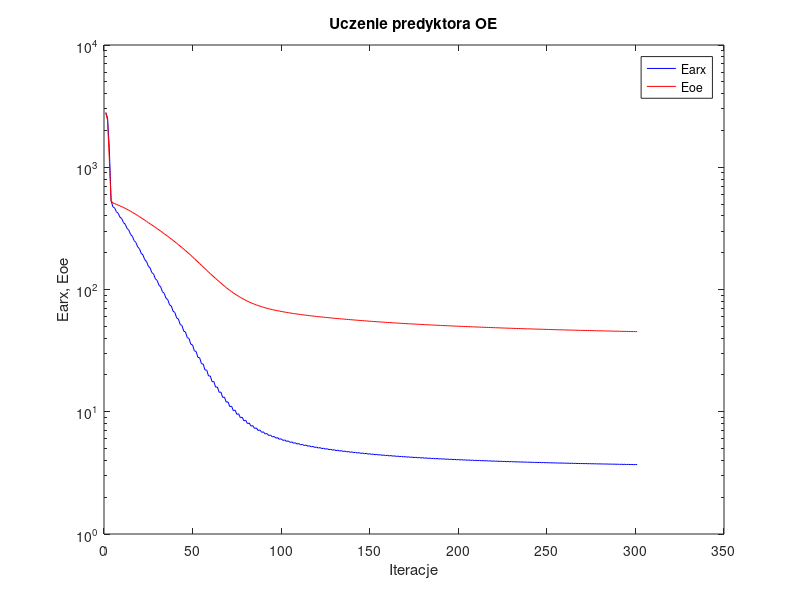
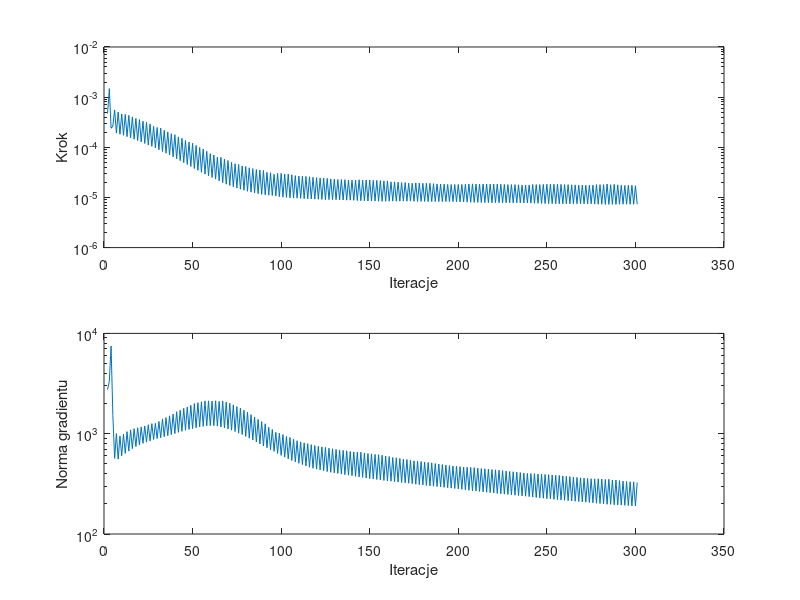

The MATLAB script that drew these images, in order:
%uczenie predyktora oe
clear all;
n=0; farx(n+1)=2.803305e+003; foe(n+1)=2.792894e+003; wspucz(n+1)=0.000000e+000; ng(n+1)=0.000000e+000;
n=1; farx(n+1)=2.543983e+003; foe(n+1)=2.422242e+003; krok(n+1)=4.698408e-004; ng(n+1)=2.754568e+003;
n=2; farx(n+1)=1.421729e+003; foe(n+1)=1.157362e+003; krok(n+1)=1.478815e-003; ng(n+1)=3.317684e+003;
n=3; farx(n+1)=5.335513e+002; foe(n+1)=5.283795e+002; krok(n+1)=2.400073e-004; ng(n+1)=7.485929e+003;
n=4; farx(n+1)=4.746583e+002; foe(n+1)=5.110254e+002; krok(n+1)=2.665380e-004; ng(n+1)=1.513902e+003;
n=5; farx(n+1)=4.655677e+002; foe(n+1)=5.043456e+002; krok(n+1)=5.557084e-004; ng(n+1)=5.675835e+002;
n=6; farx(n+1)=4.322100e+002; foe(n+1)=4.973467e+002; krok(n+1)=1.915864e-004; ng(n+1)=1.002333e+003;
n=7; farx(n+1)=4.201697e+002; foe(n+1)=4.904863e+002; krok(n+1)=5.069434e-004; ng(n+1)=5.576854e+002;
n=8; farx(n+1)=3.906512e+002; foe(n+1)=4.832281e+002; krok(n+1)=1.821736e-004; ng(n+1)=9.474103e+002;
n=9; farx(n+1)=3.802495e+002; foe(n+1)=4.761215e+002; krok(n+1)=4.624551e-004; ng(n+1)=6.036725e+002;
n=10; farx(n+1)=3.526112e+002; foe(n+1)=4.685907e+002; krok(n+1)=1.736749e-004; ng(n+1)=9.895737e+002;
n=11; farx(n+1)=3.420093e+002; foe(n+1)=4.609559e+002; krok(n+1)=4.526501e-004; ng(n+1)=6.355400e+002;
n=12; farx(n+1)=3.160923e+002; foe(n+1)=4.528436e+002; krok(n+1)=1.629504e-004; ng(n+1)=1.048714e+003;
n=13; farx(n+1)=3.058706e+002; foe(n+1)=4.447694e+002; krok(n+1)=4.325367e-004; ng(n+1)=6.704536e+002;
n=14; farx(n+1)=2.819459e+002; foe(n+1)=4.363289e+002; krok(n+1)=1.539526e-004; ng(n+1)=1.091633e+003;
n=15; farx(n+1)=2.727493e+002; foe(n+1)=4.280858e+002; krok(n+1)=4.029366e-004; ng(n+1)=7.101452e+002;
n=16; farx(n+1)=2.509856e+002; foe(n+1)=4.195253e+002; krok(n+1)=1.451493e-004; ng(n+1)=1.121547e+003;
n=17; farx(n+1)=2.427370e+002; foe(n+1)=4.111859e+002; krok(n+1)=3.766475e-004; ng(n+1)=7.444696e+002;
n=18; farx(n+1)=2.231245e+002; foe(n+1)=4.026364e+002; krok(n+1)=1.360048e-004; ng(n+1)=1.146373e+003;
n=19; farx(n+1)=2.155720e+002; foe(n+1)=3.941933e+002; krok(n+1)=3.569431e-004; ng(n+1)=7.712853e+002;
n=20; farx(n+1)=1.978519e+002; foe(n+1)=3.857236e+002; krok(n+1)=1.278270e-004; ng(n+1)=1.169165e+003;
n=21; farx(n+1)=1.914052e+002; foe(n+1)=3.774904e+002; krok(n+1)=3.314503e-004; ng(n+1)=8.011561e+002;
n=22; farx(n+1)=1.754764e+002; foe(n+1)=3.691677e+002; krok(n+1)=1.192523e-004; ng(n+1)=1.193313e+003;
n=23; farx(n+1)=1.697605e+002; foe(n+1)=3.610505e+002; krok(n+1)=3.138904e-004; ng(n+1)=8.238568e+002;
n=24; farx(n+1)=1.553936e+002; foe(n+1)=3.528698e+002; krok(n+1)=1.109357e-004; ng(n+1)=1.228517e+003;
n=25; farx(n+1)=1.504523e+002; foe(n+1)=3.449592e+002; krok(n+1)=2.924655e-004; ng(n+1)=8.467478e+002;
n=26; farx(n+1)=1.375085e+002; foe(n+1)=3.370550e+002; krok(n+1)=1.042068e-004; ng(n+1)=1.259480e+003;
n=27; farx(n+1)=1.336209e+002; foe(n+1)=3.296078e+002; krok(n+1)=2.608382e-004; ng(n+1)=8.761384e+002;
n=28; farx(n+1)=1.221835e+002; foe(n+1)=3.221504e+002; krok(n+1)=9.724199e-005; ng(n+1)=1.271077e+003;
n=29; farx(n+1)=1.187149e+002; foe(n+1)=3.148150e+002; krok(n+1)=2.483498e-004; ng(n+1)=8.943995e+002;
n=30; farx(n+1)=1.084166e+002; foe(n+1)=3.075130e+002; krok(n+1)=8.923578e-005; ng(n+1)=1.324228e+003;
n=31; farx(n+1)=1.051896e+002; foe(n+1)=3.001689e+002; krok(n+1)=2.419195e-004; ng(n+1)=9.088963e+002;
n=32; farx(n+1)=9.573890e+001; foe(n+1)=2.928923e+002; krok(n+1)=8.233132e-005; ng(n+1)=1.405221e+003;
n=33; farx(n+1)=9.318516e+001; foe(n+1)=2.859096e+002; krok(n+1)=2.178332e-004; ng(n+1)=9.342166e+002;
n=34; farx(n+1)=8.476250e+001; foe(n+1)=2.789713e+002; krok(n+1)=7.631158e-005; ng(n+1)=1.446661e+003;
n=35; farx(n+1)=8.260827e+001; foe(n+1)=2.721597e+002; krok(n+1)=2.023685e-004; ng(n+1)=9.551193e+002;
n=36; farx(n+1)=7.500148e+001; foe(n+1)=2.654131e+002; krok(n+1)=7.043991e-005; ng(n+1)=1.507509e+003;
n=37; farx(n+1)=7.324493e+001; foe(n+1)=2.588119e+002; krok(n+1)=1.864752e-004; ng(n+1)=9.795913e+002;
n=38; farx(n+1)=6.641007e+001; foe(n+1)=2.522463e+002; krok(n+1)=6.446963e-005; ng(n+1)=1.570046e+003;
n=39; farx(n+1)=6.484602e+001; foe(n+1)=2.456625e+002; krok(n+1)=1.780999e-004; ng(n+1)=1.002349e+003;
n=40; farx(n+1)=5.859270e+001; foe(n+1)=2.391345e+002; krok(n+1)=5.904045e-005; ng(n+1)=1.657397e+003;
n=41; farx(n+1)=5.737874e+001; foe(n+1)=2.327937e+002; krok(n+1)=1.614953e-004; ng(n+1)=1.031972e+003;
n=42; farx(n+1)=5.178957e+001; foe(n+1)=2.264973e+002; krok(n+1)=5.406937e-005; ng(n+1)=1.714912e+003;
n=43; farx(n+1)=5.075217e+001; foe(n+1)=2.202205e+002; krok(n+1)=1.516248e-004; ng(n+1)=1.055868e+003;
n=44; farx(n+1)=4.567552e+001; foe(n+1)=2.140419e+002; krok(n+1)=4.960813e-005; ng(n+1)=1.792883e+003;
n=45; farx(n+1)=4.491737e+001; foe(n+1)=2.080408e+002; krok(n+1)=1.366331e-004; ng(n+1)=1.083196e+003;
n=46; farx(n+1)=4.038642e+001; foe(n+1)=2.021104e+002; krok(n+1)=4.546123e-005; ng(n+1)=1.847384e+003;
n=47; farx(n+1)=3.977239e+001; foe(n+1)=1.962322e+002; krok(n+1)=1.274265e-004; ng(n+1)=1.103417e+003;
n=48; farx(n+1)=3.569791e+001; foe(n+1)=1.904559e+002; krok(n+1)=4.135969e-005; ng(n+1)=1.919800e+003;
n=49; farx(n+1)=3.518587e+001; foe(n+1)=1.846730e+002; krok(n+1)=1.201924e-004; ng(n+1)=1.122804e+003;
n=50; farx(n+1)=3.149989e+001; foe(n+1)=1.790298e+002; krok(n+1)=3.773212e-005; ng(n+1)=1.998577e+003;
n=51; farx(n+1)=3.113717e+001; foe(n+1)=1.735108e+002; krok(n+1)=1.089132e-004; ng(n+1)=1.146759e+003;
n=52; farx(n+1)=2.786470e+001; foe(n+1)=1.681820e+002; krok(n+1)=3.473178e-005; ng(n+1)=2.038224e+003;
n=53; farx(n+1)=2.763573e+001; foe(n+1)=1.629699e+002; krok(n+1)=9.921626e-005; ng(n+1)=1.170238e+003;
n=54; farx(n+1)=2.473025e+001; foe(n+1)=1.579174e+002; krok(n+1)=3.176034e-005; ng(n+1)=2.081306e+003;
n=55; farx(n+1)=2.456245e+001; foe(n+1)=1.529133e+002; krok(n+1)=9.242591e-005; ng(n+1)=1.183428e+003;
n=56; farx(n+1)=2.197040e+001; foe(n+1)=1.481339e+002; krok(n+1)=2.921834e-005; ng(n+1)=2.121340e+003;
n=57; farx(n+1)=2.189760e+001; foe(n+1)=1.435023e+002; krok(n+1)=8.312662e-005; ng(n+1)=1.196736e+003;
n=58; farx(n+1)=1.961515e+001; foe(n+1)=1.391030e+002; krok(n+1)=2.713913e-005; ng(n+1)=2.124951e+003;
n=59; farx(n+1)=1.962438e+001; foe(n+1)=1.348748e+002; krok(n+1)=7.465092e-005; ng(n+1)=1.205030e+003;
n=60; farx(n+1)=1.762744e+001; foe(n+1)=1.308473e+002; krok(n+1)=2.509886e-005; ng(n+1)=2.117328e+003;
n=61; farx(n+1)=1.766296e+001; foe(n+1)=1.268981e+002; krok(n+1)=7.003091e-005; ng(n+1)=1.199811e+003;
n=62; farx(n+1)=1.588818e+001; foe(n+1)=1.231527e+002; krok(n+1)=2.322634e-005; ng(n+1)=2.126981e+003;
n=63; farx(n+1)=1.596013e+001; foe(n+1)=1.195673e+002; krok(n+1)=6.380047e-005; ng(n+1)=1.192157e+003;
n=64; farx(n+1)=1.442528e+001; foe(n+1)=1.161853e+002; krok(n+1)=2.139878e-005; ng(n+1)=2.096342e+003;
n=65; farx(n+1)=1.447926e+001; foe(n+1)=1.127754e+002; krok(n+1)=6.322074e-005; ng(n+1)=1.166104e+003;
n=66; farx(n+1)=1.309970e+001; foe(n+1)=1.095826e+002; krok(n+1)=1.969916e-005; ng(n+1)=2.118976e+003;
n=67; farx(n+1)=1.317493e+001; foe(n+1)=1.065337e+002; krok(n+1)=5.843669e-005; ng(n+1)=1.143311e+003;
n=68; farx(n+1)=1.197554e+001; foe(n+1)=1.036770e+002; krok(n+1)=1.837798e-005; ng(n+1)=2.072949e+003;
n=69; farx(n+1)=1.205875e+001; foe(n+1)=1.009507e+002; krok(n+1)=5.445660e-005; ng(n+1)=1.112755e+003;
n=70; farx(n+1)=1.101513e+001; foe(n+1)=9.841680e+001; krok(n+1)=1.729605e-005; ng(n+1)=2.013391e+003;
n=71; farx(n+1)=1.111222e+001; foe(n+1)=9.603529e+001; krok(n+1)=5.006701e-005; ng(n+1)=1.084108e+003;
n=72; farx(n+1)=1.021017e+001; foe(n+1)=9.381442e+001; krok(n+1)=1.633361e-005; ng(n+1)=1.936969e+003;
n=73; farx(n+1)=1.030874e+001; foe(n+1)=9.171272e+001; krok(n+1)=4.708094e-005; ng(n+1)=1.050811e+003;
n=74; farx(n+1)=9.526442e+000; foe(n+1)=8.975618e+001; krok(n+1)=1.539716e-005; ng(n+1)=1.864362e+003;
n=75; farx(n+1)=9.619101e+000; foe(n+1)=8.788104e+001; krok(n+1)=4.553746e-005; ng(n+1)=1.013173e+003;
n=76; farx(n+1)=8.929543e+000; foe(n+1)=8.613646e+001; krok(n+1)=1.460917e-005; ng(n+1)=1.803155e+003;
n=77; farx(n+1)=9.025716e+000; foe(n+1)=8.452033e+001; krok(n+1)=4.244958e-005; ng(n+1)=9.807068e+002;
n=78; farx(n+1)=8.430166e+000; foe(n+1)=8.300731e+001; krok(n+1)=1.390431e-005; ng(n+1)=1.712304e+003;
n=79; farx(n+1)=8.518160e+000; foe(n+1)=8.157030e+001; krok(n+1)=4.136800e-005; ng(n+1)=9.394389e+002;
n=80; farx(n+1)=7.993361e+000; foe(n+1)=8.023188e+001; krok(n+1)=1.328171e-005; ng(n+1)=1.640755e+003;
n=81; farx(n+1)=8.079048e+000; foe(n+1)=7.898690e+001; krok(n+1)=3.909086e-005; ng(n+1)=9.020803e+002;
n=82; farx(n+1)=7.622520e+000; foe(n+1)=7.783020e+001; krok(n+1)=1.278344e-005; ng(n+1)=1.547712e+003;
n=83; farx(n+1)=7.704021e+000; foe(n+1)=7.674070e+001; krok(n+1)=3.764398e-005; ng(n+1)=8.644611e+002;
n=84; farx(n+1)=7.301589e+000; foe(n+1)=7.572761e+001; krok(n+1)=1.233369e-005; ng(n+1)=1.468554e+003;
n=85; farx(n+1)=7.380301e+000; foe(n+1)=7.477969e+001; krok(n+1)=3.605868e-005; ng(n+1)=8.279155e+002;
n=86; farx(n+1)=7.025739e+000; foe(n+1)=7.389372e+001; krok(n+1)=1.191521e-005; ng(n+1)=1.388372e+003;
n=87; farx(n+1)=7.099498e+000; foe(n+1)=7.305555e+001; krok(n+1)=3.523097e-005; ng(n+1)=7.901106e+002;
n=88; farx(n+1)=6.783795e+000; foe(n+1)=7.227070e+001; krok(n+1)=1.151293e-005; ng(n+1)=1.318979e+003;
n=89; farx(n+1)=6.853074e+000; foe(n+1)=7.152643e+001; krok(n+1)=3.463091e-005; ng(n+1)=7.530568e+002;
n=90; farx(n+1)=6.567246e+000; foe(n+1)=7.082606e+001; krok(n+1)=1.126542e-005; ng(n+1)=1.255341e+003;
n=91; farx(n+1)=6.636269e+000; foe(n+1)=7.019110e+001; krok(n+1)=3.176034e-005; ng(n+1)=7.236496e+002;
n=92; farx(n+1)=6.385946e+000; foe(n+1)=6.959291e+001; krok(n+1)=1.109774e-005; ng(n+1)=1.160219e+003;
n=93; farx(n+1)=6.451127e+000; foe(n+1)=6.902372e+001; krok(n+1)=3.107255e-005; ng(n+1)=6.924102e+002;
n=94; farx(n+1)=6.222077e+000; foe(n+1)=6.848635e+001; krok(n+1)=1.095376e-005; ng(n+1)=1.102482e+003;
n=95; farx(n+1)=6.287003e+000; foe(n+1)=6.799228e+001; krok(n+1)=2.885108e-005; ng(n+1)=6.681100e+002;
n=96; farx(n+1)=6.084062e+000; foe(n+1)=6.752042e+001; krok(n+1)=1.069939e-005; ng(n+1)=1.031816e+003;
n=97; farx(n+1)=6.143022e+000; foe(n+1)=6.705251e+001; krok(n+1)=3.012115e-005; ng(n+1)=6.358626e+002;
n=98; farx(n+1)=5.952712e+000; foe(n+1)=6.660583e+001; krok(n+1)=1.033992e-005; ng(n+1)=1.013216e+003;
n=99; farx(n+1)=6.008138e+000; foe(n+1)=6.617302e+001; krok(n+1)=3.023762e-005; ng(n+1)=6.081476e+002;
n=100; farx(n+1)=5.831048e+000; foe(n+1)=6.575859e+001; krok(n+1)=1.013046e-005; ng(n+1)=9.815434e+002;
n=101; farx(n+1)=5.884309e+000; foe(n+1)=6.536449e+001; krok(n+1)=2.936505e-005; ng(n+1)=5.844189e+002;
n=102; farx(n+1)=5.721603e+000; foe(n+1)=6.498679e+001; krok(n+1)=9.975945e-006; ng(n+1)=9.399338e+002;
n=103; farx(n+1)=5.772886e+000; foe(n+1)=6.462146e+001; krok(n+1)=2.921834e-005; ng(n+1)=5.614978e+002;
n=104; farx(n+1)=5.620372e+000; foe(n+1)=6.426801e+001; krok(n+1)=9.809075e-006; ng(n+1)=9.164517e+002;
n=105; farx(n+1)=5.669433e+000; foe(n+1)=6.393045e+001; krok(n+1)=2.832743e-005; ng(n+1)=5.411513e+002;
n=106; farx(n+1)=5.527691e+000; foe(n+1)=6.360651e+001; krok(n+1)=9.766516e-006; ng(n+1)=8.808327e+002;
n=107; farx(n+1)=5.576218e+000; foe(n+1)=6.329756e+001; krok(n+1)=2.722915e-005; ng(n+1)=5.244005e+002;
n=108; farx(n+1)=5.444098e+000; foe(n+1)=6.299751e+001; krok(n+1)=9.675237e-006; ng(n+1)=8.505443e+002;
n=109; farx(n+1)=5.490862e+000; foe(n+1)=6.270700e+001; krok(n+1)=2.677366e-005; ng(n+1)=5.071839e+002;
n=110; farx(n+1)=5.366561e+000; foe(n+1)=6.242552e+001; krok(n+1)=9.578449e-006; ng(n+1)=8.273501e+002;
n=111; farx(n+1)=5.412110e+000; foe(n+1)=6.215139e+001; krok(n+1)=2.645953e-005; ng(n+1)=4.915885e+002;
n=112; farx(n+1)=5.294232e+000; foe(n+1)=6.188436e+001; krok(n+1)=9.471564e-006; ng(n+1)=8.110248e+002;
n=113; farx(n+1)=5.338629e+000; foe(n+1)=6.162452e+001; krok(n+1)=2.616958e-005; ng(n+1)=4.771905e+002;
n=114; farx(n+1)=5.226701e+000; foe(n+1)=6.137031e+001; krok(n+1)=9.357347e-006; ng(n+1)=7.960606e+002;
n=115; farx(n+1)=5.269229e+000; foe(n+1)=6.112160e+001; krok(n+1)=2.581106e-005; ng(n+1)=4.632921e+002;
n=116; farx(n+1)=5.162905e+000; foe(n+1)=6.088137e+001; krok(n+1)=9.328187e-006; ng(n+1)=7.776296e+002;
n=117; farx(n+1)=5.205049e+000; foe(n+1)=6.064703e+001; krok(n+1)=2.519594e-005; ng(n+1)=4.524687e+002;
n=118; farx(n+1)=5.103684e+000; foe(n+1)=6.041807e+001; krok(n+1)=9.263865e-006; ng(n+1)=7.628640e+002;
n=119; farx(n+1)=5.144821e+000; foe(n+1)=6.019414e+001; krok(n+1)=2.481646e-005; ng(n+1)=4.433557e+002;
n=120; farx(n+1)=5.047965e+000; foe(n+1)=5.997539e+001; krok(n+1)=9.207477e-006; ng(n+1)=7.489038e+002;
n=121; farx(n+1)=5.088319e+000; foe(n+1)=5.976100e+001; krok(n+1)=2.451149e-005; ng(n+1)=4.349250e+002;
n=122; farx(n+1)=4.995431e+000; foe(n+1)=5.955082e+001; krok(n+1)=9.139546e-006; ng(n+1)=7.386022e+002;
n=123; farx(n+1)=5.035005e+000; foe(n+1)=5.934459e+001; krok(n+1)=2.432490e-005; ng(n+1)=4.268188e+002;
n=124; farx(n+1)=4.945659e+000; foe(n+1)=5.914170e+001; krok(n+1)=9.062615e-006; ng(n+1)=7.303416e+002;
n=125; farx(n+1)=4.983926e+000; foe(n+1)=5.894255e+001; krok(n+1)=2.394830e-005; ng(n+1)=4.190254e+002;
n=126; farx(n+1)=4.898280e+000; foe(n+1)=5.874887e+001; krok(n+1)=9.062615e-006; ng(n+1)=7.169216e+002;
n=127; farx(n+1)=4.936192e+000; foe(n+1)=5.855890e+001; krok(n+1)=2.343658e-005; ng(n+1)=4.131445e+002;
n=128; farx(n+1)=4.853818e+000; foe(n+1)=5.837255e+001; krok(n+1)=9.024321e-006; ng(n+1)=7.067759e+002;
n=129; farx(n+1)=4.890914e+000; foe(n+1)=5.818933e+001; krok(n+1)=2.310648e-005; ng(n+1)=4.072103e+002;
n=130; farx(n+1)=4.811527e+000; foe(n+1)=5.800993e+001; krok(n+1)=9.003600e-006; ng(n+1)=6.966467e+002;
n=131; farx(n+1)=4.848142e+000; foe(n+1)=5.783375e+001; krok(n+1)=2.277085e-005; ng(n+1)=4.018998e+002;
n=132; farx(n+1)=4.771618e+000; foe(n+1)=5.766026e+001; krok(n+1)=8.943311e-006; ng(n+1)=6.881580e+002;
n=133; farx(n+1)=4.807466e+000; foe(n+1)=5.748869e+001; krok(n+1)=2.277085e-005; ng(n+1)=3.959534e+002;
n=134; farx(n+1)=4.733215e+000; foe(n+1)=5.731979e+001; krok(n+1)=8.883311e-006; ng(n+1)=6.822967e+002;
n=135; farx(n+1)=4.768506e+000; foe(n+1)=5.715345e+001; krok(n+1)=2.266263e-005; ng(n+1)=3.906076e+002;
n=136; farx(n+1)=4.696439e+000; foe(n+1)=5.698907e+001; krok(n+1)=8.829868e-006; ng(n+1)=6.760887e+002;
n=137; farx(n+1)=4.730780e+000; foe(n+1)=5.682776e+001; krok(n+1)=2.230894e-005; ng(n+1)=3.854996e+002;
n=138; farx(n+1)=4.661333e+000; foe(n+1)=5.666975e+001; krok(n+1)=8.829868e-006; ng(n+1)=6.644993e+002;
n=139; farx(n+1)=4.695376e+000; foe(n+1)=5.651396e+001; krok(n+1)=2.212034e-005; ng(n+1)=3.809724e+002;
n=140; farx(n+1)=4.628005e+000; foe(n+1)=5.635991e+001; krok(n+1)=8.756691e-006; ng(n+1)=6.586371e+002;
n=141; farx(n+1)=4.661416e+000; foe(n+1)=5.620739e+001; krok(n+1)=2.226248e-005; ng(n+1)=3.757759e+002;
n=142; farx(n+1)=4.595798e+000; foe(n+1)=5.605643e+001; krok(n+1)=8.671956e-006; ng(n+1)=6.547679e+002;
n=143; farx(n+1)=4.628798e+000; foe(n+1)=5.590705e+001; krok(n+1)=2.253084e-005; ng(n+1)=3.707596e+002;
n=144; farx(n+1)=4.564364e+000; foe(n+1)=5.575807e+001; krok(n+1)=8.600086e-006; ng(n+1)=6.535069e+002;
n=145; farx(n+1)=4.596623e+000; foe(n+1)=5.561324e+001; krok(n+1)=2.219138e-005; ng(n+1)=3.665319e+002;
n=146; farx(n+1)=4.534668e+000; foe(n+1)=5.546956e+001; krok(n+1)=8.546025e-006; ng(n+1)=6.429997e+002;
n=147; farx(n+1)=4.565873e+000; foe(n+1)=5.532664e+001; krok(n+1)=2.230894e-005; ng(n+1)=3.613062e+002;
n=148; farx(n+1)=4.505764e+000; foe(n+1)=5.518693e+001; krok(n+1)=8.500298e-006; ng(n+1)=6.356790e+002;
n=149; farx(n+1)=4.536395e+000; foe(n+1)=5.504731e+001; krok(n+1)=2.230894e-005; ng(n+1)=3.568586e+002;
n=150; farx(n+1)=4.477621e+000; foe(n+1)=5.491092e+001; krok(n+1)=8.488840e-006; ng(n+1)=6.298712e+002;
n=151; farx(n+1)=4.508020e+000; foe(n+1)=5.477670e+001; krok(n+1)=2.190777e-005; ng(n+1)=3.535457e+002;
n=152; farx(n+1)=4.450934e+000; foe(n+1)=5.464431e+001; krok(n+1)=8.468871e-006; ng(n+1)=6.217745e+002;
n=153; farx(n+1)=4.481132e+000; foe(n+1)=5.451392e+001; krok(n+1)=2.190752e-005; ng(n+1)=3.497130e+002;
n=154; farx(n+1)=4.425135e+000; foe(n+1)=5.438381e+001; krok(n+1)=8.423638e-006; ng(n+1)=6.183830e+002;
n=155; farx(n+1)=4.454882e+000; foe(n+1)=5.425735e+001; krok(n+1)=2.167257e-005; ng(n+1)=3.460901e+002;
n=156; farx(n+1)=4.400561e+000; foe(n+1)=5.413089e+001; krok(n+1)=8.378583e-006; ng(n+1)=6.107376e+002;
n=157; farx(n+1)=4.429158e+000; foe(n+1)=5.400679e+001; krok(n+1)=2.139878e-005; ng(n+1)=3.418252e+002;
n=158; farx(n+1)=4.376945e+000; foe(n+1)=5.388556e+001; krok(n+1)=8.379583e-006; ng(n+1)=5.979270e+002;
n=159; farx(n+1)=4.405000e+000; foe(n+1)=5.376407e+001; krok(n+1)=2.139878e-005; ng(n+1)=3.378463e+002;
n=160; farx(n+1)=4.353601e+000; foe(n+1)=5.364567e+001; krok(n+1)=8.423638e-006; ng(n+1)=5.920929e+002;
n=161; farx(n+1)=4.381486e+000; foe(n+1)=5.353057e+001; krok(n+1)=2.047978e-005; ng(n+1)=3.360387e+002;
n=162; farx(n+1)=4.332031e+000; foe(n+1)=5.341715e+001; krok(n+1)=8.445859e-006; ng(n+1)=5.790196e+002;
n=163; farx(n+1)=4.359586e+000; foe(n+1)=5.330480e+001; krok(n+1)=2.047517e-005; ng(n+1)=3.325197e+002;
n=164; farx(n+1)=4.311033e+000; foe(n+1)=5.319356e+001; krok(n+1)=8.423638e-006; ng(n+1)=5.747295e+002;
n=165; farx(n+1)=4.338212e+000; foe(n+1)=5.308469e+001; krok(n+1)=2.018691e-005; ng(n+1)=3.295403e+002;
n=166; farx(n+1)=4.290887e+000; foe(n+1)=5.297657e+001; krok(n+1)=8.423638e-006; ng(n+1)=5.670768e+002;
n=167; farx(n+1)=4.317399e+000; foe(n+1)=5.287079e+001; krok(n+1)=1.977673e-005; ng(n+1)=3.265029e+002;
n=168; farx(n+1)=4.271630e+000; foe(n+1)=5.276665e+001; krok(n+1)=8.445859e-006; ng(n+1)=5.560555e+002;
n=169; farx(n+1)=4.297948e+000; foe(n+1)=5.266357e+001; krok(n+1)=1.976919e-005; ng(n+1)=3.233695e+002;
n=170; farx(n+1)=4.252870e+000; foe(n+1)=5.256116e+001; krok(n+1)=8.423638e-006; ng(n+1)=5.527233e+002;
n=171; farx(n+1)=4.278666e+000; foe(n+1)=5.246125e+001; krok(n+1)=1.934974e-005; ng(n+1)=3.206752e+002;
n=172; farx(n+1)=4.234962e+000; foe(n+1)=5.236237e+001; krok(n+1)=8.445281e-006; ng(n+1)=5.426604e+002;
n=173; farx(n+1)=4.260378e+000; foe(n+1)=5.226501e+001; krok(n+1)=1.918810e-005; ng(n+1)=3.177246e+002;
n=174; farx(n+1)=4.217924e+000; foe(n+1)=5.216855e+001; krok(n+1)=8.379583e-006; ng(n+1)=5.363667e+002;
n=175; farx(n+1)=4.242861e+000; foe(n+1)=5.207197e+001; krok(n+1)=1.954543e-005; ng(n+1)=3.136411e+002;
n=176; farx(n+1)=4.200926e+000; foe(n+1)=5.197667e+001; krok(n+1)=8.334046e-006; ng(n+1)=5.347024e+002;
n=177; farx(n+1)=4.225495e+000; foe(n+1)=5.188266e+001; krok(n+1)=1.934393e-005; ng(n+1)=3.108388e+002;
n=178; farx(n+1)=4.184511e+000; foe(n+1)=5.178981e+001; krok(n+1)=8.334046e-006; ng(n+1)=5.280383e+002;
n=179; farx(n+1)=4.208751e+000; foe(n+1)=5.169831e+001; krok(n+1)=1.915690e-005; ng(n+1)=3.081144e+002;
n=180; farx(n+1)=4.168743e+000; foe(n+1)=5.160772e+001; krok(n+1)=8.311102e-006; ng(n+1)=5.218206e+002;
n=181; farx(n+1)=4.192623e+000; foe(n+1)=5.151806e+001; krok(n+1)=1.915895e-005; ng(n+1)=3.050164e+002;
n=182; farx(n+1)=4.153415e+000; foe(n+1)=5.142926e+001; krok(n+1)=8.274713e-006; ng(n+1)=5.172787e+002;
n=183; farx(n+1)=4.176923e+000; foe(n+1)=5.134140e+001; krok(n+1)=1.914386e-005; ng(n+1)=3.019688e+002;
n=184; farx(n+1)=4.138402e+000; foe(n+1)=5.125444e+001; krok(n+1)=8.269595e-006; ng(n+1)=5.124427e+002;
n=185; farx(n+1)=4.161514e+000; foe(n+1)=5.116909e+001; krok(n+1)=1.882199e-005; ng(n+1)=2.995310e+002;
n=186; farx(n+1)=4.123975e+000; foe(n+1)=5.108471e+001; krok(n+1)=8.287508e-006; ng(n+1)=5.044340e+002;
n=187; farx(n+1)=4.146769e+000; foe(n+1)=5.100155e+001; krok(n+1)=1.863748e-005; ng(n+1)=2.969867e+002;
n=188; farx(n+1)=4.110036e+000; foe(n+1)=5.091922e+001; krok(n+1)=8.284610e-006; ng(n+1)=4.984759e+002;
n=189; farx(n+1)=4.132503e+000; foe(n+1)=5.083807e+001; krok(n+1)=1.848840e-005; ng(n+1)=2.944017e+002;
n=190; farx(n+1)=4.096563e+000; foe(n+1)=5.075766e+001; krok(n+1)=8.272636e-006; ng(n+1)=4.928151e+002;
n=191; farx(n+1)=4.118700e+000; foe(n+1)=5.067826e+001; krok(n+1)=1.840773e-005; ng(n+1)=2.917086e+002;
n=192; farx(n+1)=4.083422e+000; foe(n+1)=5.059960e+001; krok(n+1)=8.269595e-006; ng(n+1)=4.878490e+002;
n=193; farx(n+1)=4.105212e+000; foe(n+1)=5.052222e+001; krok(n+1)=1.817813e-005; ng(n+1)=2.893954e+002;
n=194; farx(n+1)=4.070757e+000; foe(n+1)=5.044563e+001; krok(n+1)=8.272636e-006; ng(n+1)=4.814959e+002;
n=195; farx(n+1)=4.092244e+000; foe(n+1)=5.036995e+001; krok(n+1)=1.808278e-005; ng(n+1)=2.869071e+002;
n=196; farx(n+1)=4.058511e+000; foe(n+1)=5.029500e+001; krok(n+1)=8.245594e-006; ng(n+1)=4.766226e+002;
n=197; farx(n+1)=4.079705e+000; foe(n+1)=5.022067e+001; krok(n+1)=1.812523e-005; ng(n+1)=2.841604e+002;
n=198; farx(n+1)=4.046559e+000; foe(n+1)=5.014703e+001; krok(n+1)=8.206521e-006; ng(n+1)=4.729749e+002;
n=199; farx(n+1)=4.067464e+000; foe(n+1)=5.007403e+001; krok(n+1)=1.815690e-005; ng(n+1)=2.814690e+002;
n=200; farx(n+1)=4.034887e+000; foe(n+1)=5.000169e+001; krok(n+1)=8.172419e-006; ng(n+1)=4.692918e+002;
n=201; farx(n+1)=4.055506e+000; foe(n+1)=4.993006e+001; krok(n+1)=1.815690e-005; ng(n+1)=2.788737e+002;
n=202; farx(n+1)=4.023558e+000; foe(n+1)=4.985908e+001; krok(n+1)=8.129247e-006; ng(n+1)=4.654813e+002;
n=203; farx(n+1)=4.043895e+000; foe(n+1)=4.978851e+001; krok(n+1)=1.827909e-005; ng(n+1)=2.760521e+002;
n=204; farx(n+1)=4.012531e+000; foe(n+1)=4.971860e+001; krok(n+1)=8.058704e-006; ng(n+1)=4.627551e+002;
n=205; farx(n+1)=4.032607e+000; foe(n+1)=4.964868e+001; krok(n+1)=1.858062e-005; ng(n+1)=2.729212e+002;
n=206; farx(n+1)=4.001584e+000; foe(n+1)=4.957946e+001; krok(n+1)=7.998886e-006; ng(n+1)=4.617237e+002;
n=207; farx(n+1)=4.021424e+000; foe(n+1)=4.951078e+001; krok(n+1)=1.864430e-005; ng(n+1)=2.703368e+002;
n=208; farx(n+1)=3.990849e+000; foe(n+1)=4.944266e+001; krok(n+1)=7.969908e-006; ng(n+1)=4.588672e+002;
n=209; farx(n+1)=4.010376e+000; foe(n+1)=4.937544e+001; krok(n+1)=1.852774e-005; ng(n+1)=2.680028e+002;
n=210; farx(n+1)=3.980395e+000; foe(n+1)=4.930889e+001; krok(n+1)=7.969908e-006; ng(n+1)=4.537495e+002;
n=211; farx(n+1)=3.999669e+000; foe(n+1)=4.924322e+001; krok(n+1)=1.839286e-005; ng(n+1)=2.658354e+002;
n=212; farx(n+1)=3.970333e+000; foe(n+1)=4.917812e+001; krok(n+1)=7.940086e-006; ng(n+1)=4.490059e+002;
n=213; farx(n+1)=3.989375e+000; foe(n+1)=4.911337e+001; krok(n+1)=1.854561e-005; ng(n+1)=2.631611e+002;
n=214; farx(n+1)=3.960433e+000; foe(n+1)=4.904916e+001; krok(n+1)=7.895680e-006; ng(n+1)=4.471939e+002;
n=215; farx(n+1)=3.979216e+000; foe(n+1)=4.898553e+001; krok(n+1)=1.856661e-005; ng(n+1)=2.607173e+002;
n=216; farx(n+1)=3.950702e+000; foe(n+1)=4.892247e+001; krok(n+1)=7.884010e-006; ng(n+1)=4.439340e+002;
n=217; farx(n+1)=3.969221e+000; foe(n+1)=4.886034e+001; krok(n+1)=1.839286e-005; ng(n+1)=2.586666e+002;
n=218; farx(n+1)=3.941330e+000; foe(n+1)=4.879876e+001; krok(n+1)=7.866658e-006; ng(n+1)=4.389130e+002;
n=219; farx(n+1)=3.959617e+000; foe(n+1)=4.873761e+001; krok(n+1)=1.847197e-005; ng(n+1)=2.562046e+002;
n=220; farx(n+1)=3.932130e+000; foe(n+1)=4.867699e+001; krok(n+1)=7.835092e-006; ng(n+1)=4.363929e+002;
n=221; farx(n+1)=3.950169e+000; foe(n+1)=4.861696e+001; krok(n+1)=1.845197e-005; ng(n+1)=2.539283e+002;
n=222; farx(n+1)=3.923099e+000; foe(n+1)=4.855749e+001; krok(n+1)=7.829941e-006; ng(n+1)=4.329131e+002;
n=223; farx(n+1)=3.940902e+000; foe(n+1)=4.849889e+001; krok(n+1)=1.827487e-005; ng(n+1)=2.519964e+002;
n=224; farx(n+1)=3.914349e+000; foe(n+1)=4.844078e+001; krok(n+1)=7.829941e-006; ng(n+1)=4.283077e+002;
n=225; farx(n+1)=3.931907e+000; foe(n+1)=4.838342e+001; krok(n+1)=1.815977e-005; ng(n+1)=2.499559e+002;
n=226; farx(n+1)=3.905820e+000; foe(n+1)=4.832655e+001; krok(n+1)=7.829941e-006; ng(n+1)=4.241528e+002;
n=227; farx(n+1)=3.923134e+000; foe(n+1)=4.827045e+001; krok(n+1)=1.801245e-005; ng(n+1)=2.480056e+002;
n=228; farx(n+1)=3.897572e+000; foe(n+1)=4.821485e+001; krok(n+1)=7.817314e-006; ng(n+1)=4.197725e+002;
n=229; farx(n+1)=3.914690e+000; foe(n+1)=4.815967e+001; krok(n+1)=1.806265e-005; ng(n+1)=2.457827e+002;
n=230; farx(n+1)=3.889470e+000; foe(n+1)=4.810493e+001; krok(n+1)=7.792977e-006; ng(n+1)=4.172924e+002;
n=231; farx(n+1)=3.906370e+000; foe(n+1)=4.805081e+001; krok(n+1)=1.800720e-005; ng(n+1)=2.437432e+002;
n=232; farx(n+1)=3.881517e+000; foe(n+1)=4.799711e+001; krok(n+1)=7.794783e-006; ng(n+1)=4.138327e+002;
n=233; farx(n+1)=3.898218e+000; foe(n+1)=4.794428e+001; krok(n+1)=1.782680e-005; ng(n+1)=2.420026e+002;
n=234; farx(n+1)=3.873816e+000; foe(n+1)=4.789175e+001; krok(n+1)=7.794783e-006; ng(n+1)=4.096270e+002;
n=235; farx(n+1)=3.890231e+000; foe(n+1)=4.783997e+001; krok(n+1)=1.766648e-005; ng(n+1)=2.400857e+002;
n=236; farx(n+1)=3.866317e+000; foe(n+1)=4.778872e+001; krok(n+1)=7.803699e-006; ng(n+1)=4.047996e+002;
n=237; farx(n+1)=3.882562e+000; foe(n+1)=4.773797e+001; krok(n+1)=1.760998e-005; ng(n+1)=2.382096e+002;
n=238; farx(n+1)=3.859060e+000; foe(n+1)=4.768761e+001; krok(n+1)=7.768137e-006; ng(n+1)=4.017827e+002;
n=239; farx(n+1)=3.875098e+000; foe(n+1)=4.763746e+001; krok(n+1)=1.773994e-005; ng(n+1)=2.359183e+002;
n=240; farx(n+1)=3.851989e+000; foe(n+1)=4.758780e+001; krok(n+1)=7.698578e-006; ng(n+1)=3.997724e+002;
n=241; farx(n+1)=3.867891e+000; foe(n+1)=4.753784e+001; krok(n+1)=1.816366e-005; ng(n+1)=2.332334e+002;
n=242; farx(n+1)=3.844832e+000; foe(n+1)=4.748833e+001; krok(n+1)=7.649935e-006; ng(n+1)=4.004201e+002;
n=243; farx(n+1)=3.860530e+000; foe(n+1)=4.743943e+001; krok(n+1)=1.803098e-005; ng(n+1)=2.314681e+002;
n=244; farx(n+1)=3.837894e+000; foe(n+1)=4.739095e+001; krok(n+1)=7.638207e-006; ng(n+1)=3.965288e+002;
n=245; farx(n+1)=3.853418e+000; foe(n+1)=4.734283e+001; krok(n+1)=1.806967e-005; ng(n+1)=2.295025e+002;
n=246; farx(n+1)=3.831121e+000; foe(n+1)=4.729509e+001; krok(n+1)=7.599740e-006; ng(n+1)=3.941227e+002;
n=247; farx(n+1)=3.846475e+000; foe(n+1)=4.724753e+001; krok(n+1)=1.821997e-005; ng(n+1)=2.273516e+002;
n=248; farx(n+1)=3.824436e+000; foe(n+1)=4.720037e+001; krok(n+1)=7.559984e-006; ng(n+1)=3.925410e+002;
n=249; farx(n+1)=3.839629e+000; foe(n+1)=4.715349e+001; krok(n+1)=1.831129e-005; ng(n+1)=2.253421e+002;
n=250; farx(n+1)=3.817847e+000; foe(n+1)=4.710696e+001; krok(n+1)=7.532364e-006; ng(n+1)=3.906246e+002;
n=251; farx(n+1)=3.832856e+000; foe(n+1)=4.706087e+001; krok(n+1)=1.829642e-005; ng(n+1)=2.234969e+002;
n=252; farx(n+1)=3.811389e+000; foe(n+1)=4.701514e+001; krok(n+1)=7.517282e-006; ng(n+1)=3.878154e+002;
n=253; farx(n+1)=3.826214e+000; foe(n+1)=4.696985e+001; krok(n+1)=1.825798e-005; ng(n+1)=2.217102e+002;
n=254; farx(n+1)=3.805111e+000; foe(n+1)=4.692494e+001; krok(n+1)=7.488082e-006; ng(n+1)=3.848562e+002;
n=255; farx(n+1)=3.819790e+000; foe(n+1)=4.688016e+001; krok(n+1)=1.843074e-005; ng(n+1)=2.196415e+002;
n=256; farx(n+1)=3.798840e+000; foe(n+1)=4.683573e+001; krok(n+1)=7.471755e-006; ng(n+1)=3.835805e+002;
n=257; farx(n+1)=3.813322e+000; foe(n+1)=4.679198e+001; krok(n+1)=1.821554e-005; ng(n+1)=2.181665e+002;
n=258; farx(n+1)=3.792750e+000; foe(n+1)=4.674858e+001; krok(n+1)=7.482921e-006; ng(n+1)=3.795033e+002;
n=259; farx(n+1)=3.807043e+000; foe(n+1)=4.670573e+001; krok(n+1)=1.806967e-005; ng(n+1)=2.166115e+002;
n=260; farx(n+1)=3.786812e+000; foe(n+1)=4.666324e+001; krok(n+1)=7.486185e-006; ng(n+1)=3.759446e+002;
n=261; farx(n+1)=3.800953e+000; foe(n+1)=4.662121e+001; krok(n+1)=1.799457e-005; ng(n+1)=2.150787e+002;
n=262; farx(n+1)=3.780997e+000; foe(n+1)=4.657946e+001; krok(n+1)=7.482921e-006; ng(n+1)=3.731633e+002;
n=263; farx(n+1)=3.794926e+000; foe(n+1)=4.653827e+001; krok(n+1)=1.782892e-005; ng(n+1)=2.136072e+002;
n=264; farx(n+1)=3.775339e+000; foe(n+1)=4.649746e+001; krok(n+1)=7.486185e-006; ng(n+1)=3.692853e+002;
n=265; farx(n+1)=3.789090e+000; foe(n+1)=4.645695e+001; krok(n+1)=1.777520e-005; ng(n+1)=2.120045e+002;
n=266; farx(n+1)=3.769757e+000; foe(n+1)=4.641688e+001; krok(n+1)=7.493898e-006; ng(n+1)=3.664025e+002;
n=267; farx(n+1)=3.783372e+000; foe(n+1)=4.637727e+001; krok(n+1)=1.761549e-005; ng(n+1)=2.107599e+002;
n=268; farx(n+1)=3.764348e+000; foe(n+1)=4.633796e+001; krok(n+1)=7.486185e-006; ng(n+1)=3.633145e+002;
n=269; farx(n+1)=3.777812e+000; foe(n+1)=4.629896e+001; krok(n+1)=1.761549e-005; ng(n+1)=2.092325e+002;
n=270; farx(n+1)=3.759004e+000; foe(n+1)=4.626026e+001; krok(n+1)=7.482921e-006; ng(n+1)=3.610149e+002;
n=271; farx(n+1)=3.772312e+000; foe(n+1)=4.622203e+001; krok(n+1)=1.747693e-005; ng(n+1)=2.080305e+002;
n=272; farx(n+1)=3.753823e+000; foe(n+1)=4.618408e+001; krok(n+1)=7.470954e-006; ng(n+1)=3.578762e+002;
n=273; farx(n+1)=3.766965e+000; foe(n+1)=4.614635e+001; krok(n+1)=1.751338e-005; ng(n+1)=2.064225e+002;
n=274; farx(n+1)=3.748727e+000; foe(n+1)=4.610897e+001; krok(n+1)=7.447416e-006; ng(n+1)=3.556544e+002;
n=275; farx(n+1)=3.761771e+000; foe(n+1)=4.607170e+001; krok(n+1)=1.763687e-005; ng(n+1)=2.048255e+002;
n=276; farx(n+1)=3.743760e+000; foe(n+1)=4.603468e+001; krok(n+1)=7.381362e-006; ng(n+1)=3.546182e+002;
n=277; farx(n+1)=3.756715e+000; foe(n+1)=4.599748e+001; krok(n+1)=1.804864e-005; ng(n+1)=2.026848e+002;
n=278; farx(n+1)=3.738721e+000; foe(n+1)=4.596051e+001; krok(n+1)=7.334139e-006; ng(n+1)=3.552576e+002;
n=279; farx(n+1)=3.751528e+000; foe(n+1)=4.592393e+001; krok(n+1)=1.799457e-005; ng(n+1)=2.013972e+002;
n=280; farx(n+1)=3.733785e+000; foe(n+1)=4.588759e+001; krok(n+1)=7.323089e-006; ng(n+1)=3.526657e+002;
n=281; farx(n+1)=3.746454e+000; foe(n+1)=4.585155e+001; krok(n+1)=1.799457e-005; ng(n+1)=2.000345e+002;
n=282; farx(n+1)=3.729025e+000; foe(n+1)=4.581575e+001; krok(n+1)=7.265431e-006; ng(n+1)=3.504817e+002;
n=283; farx(n+1)=3.741608e+000; foe(n+1)=4.577962e+001; krok(n+1)=1.850942e-005; ng(n+1)=1.977707e+002;
n=284; farx(n+1)=3.724060e+000; foe(n+1)=4.574376e+001; krok(n+1)=7.258975e-006; ng(n+1)=3.515750e+002;
n=285; farx(n+1)=3.736452e+000; foe(n+1)=4.570889e+001; krok(n+1)=1.791657e-005; ng(n+1)=1.974851e+002;
n=286; farx(n+1)=3.719429e+000; foe(n+1)=4.567422e+001; krok(n+1)=7.265431e-006; ng(n+1)=3.456721e+002;
n=287; farx(n+1)=3.731708e+000; foe(n+1)=4.563951e+001; krok(n+1)=1.819728e-005; ng(n+1)=1.956485e+002;
n=288; farx(n+1)=3.714712e+000; foe(n+1)=4.560505e+001; krok(n+1)=7.258975e-006; ng(n+1)=3.452492e+002;
n=289; farx(n+1)=3.726817e+000; foe(n+1)=4.557125e+001; krok(n+1)=1.782892e-005; ng(n+1)=1.949787e+002;
n=290; farx(n+1)=3.710124e+000; foe(n+1)=4.553771e+001; krok(n+1)=7.304702e-006; ng(n+1)=3.407395e+002;
n=291; farx(n+1)=3.722063e+000; foe(n+1)=4.550478e+001; krok(n+1)=1.747381e-005; ng(n+1)=1.943387e+002;
n=292; farx(n+1)=3.705694e+000; foe(n+1)=4.547211e+001; krok(n+1)=7.334139e-006; ng(n+1)=3.363821e+002;
n=293; farx(n+1)=3.717526e+000; foe(n+1)=4.543981e+001; krok(n+1)=1.736589e-005; ng(n+1)=1.933646e+002;
n=294; farx(n+1)=3.701379e+000; foe(n+1)=4.540766e+001; krok(n+1)=7.323089e-006; ng(n+1)=3.340385e+002;
n=295; farx(n+1)=3.713077e+000; foe(n+1)=4.537577e+001; krok(n+1)=1.737277e-005; ng(n+1)=1.920790e+002;
n=296; farx(n+1)=3.697134e+000; foe(n+1)=4.534409e+001; krok(n+1)=7.303802e-006; ng(n+1)=3.321463e+002;
n=297; farx(n+1)=3.708745e+000; foe(n+1)=4.531256e+001; krok(n+1)=1.747813e-005; ng(n+1)=1.907266e+002;
n=298; farx(n+1)=3.692868e+000; foe(n+1)=4.528117e+001; krok(n+1)=7.304702e-006; ng(n+1)=3.313056e+002;
n=299; farx(n+1)=3.704269e+000; foe(n+1)=4.525038e+001; krok(n+1)=1.709205e-005; ng(n+1)=1.900702e+002;
n=300; farx(n+1)=3.688719e+000; foe(n+1)=4.521990e+001; krok(n+1)=7.359141e-006; ng(n+1)=3.263485e+002;

figure; semilogy(farx,'b'); hold on; semilogy(foe,'r'); xlabel('Iteracje'); ylabel('Earx, Eoe'); legend('Earx','Eoe'); title('Uczenie predyktora OE');
figure; subplot(2,1,1); semilogy(krok); xlabel('Iteracje'); ylabel('Krok');
subplot(2,1,2); semilogy(ng); xlabel('Iteracje'); ylabel('Norma gradientu');
Earx=farx(n+1)
Eoe=foe(n+1)
